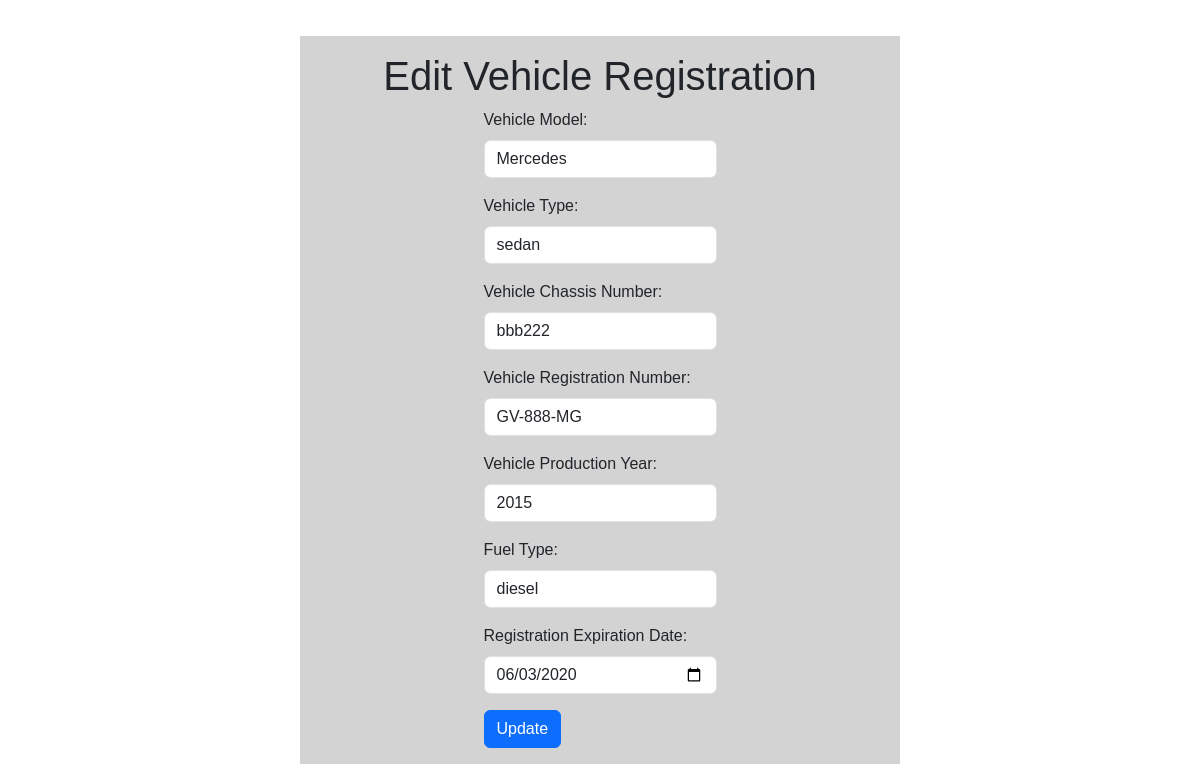
Screenshot of /edit_registration.php?id=6 with the database file from the repository.
### tables this page shows
CREATE TABLE `registrations` (
  `id` int(11) NOT NULL,
  `vehicle_model_id` int(11) NOT NULL,
  `chassis_number` varchar(50) NOT NULL,
  `registration_number` varchar(50) NOT NULL,
  `registration_to` date NOT NULL,
  `vehicle_type_id` int(11) NOT NULL,
  `production_year` year(4) NOT NULL,
  `fuel_type_id` int(11) NOT NULL,
  `created_at` timestamp NOT NULL DEFAULT current_timestamp(),
  `updated_at` timestamp NOT NULL DEFAULT current_timestamp() ON UPDATE current_timestamp()
);

CREATE TABLE `vehicle_models` (
  `id` int(11) NOT NULL,
  `name` varchar(255) NOT NULL
);

CREATE TABLE `vehicle_types` (
  `id` int(11) NOT NULL,
  `name` varchar(255) NOT NULL
);

CREATE TABLE `fuel_types` (
  `id` int(11) NOT NULL,
  `name` varchar(255) NOT NULL
);

### classes/RegistrationService.php (called while the page is built, shortened)
<?php
class RegistrationService
{
    private PDO $db;
    public function __construct(PDO $db)
    {
        $this->db = $db;
    }
    public function getRegistrationById($registrationId)
    {
        $query = "SELECT * FROM registrations WHERE id = :id";
        $stmt = $this->db->prepare($query);
        $stmt->execute([':id' => $registrationId]);
        return $stmt->fetch(PDO::FETCH_ASSOC);
    }
}

### classes/VehicleModelService.php (called while the page is built, shortened)
<?php
class VehicleModelService
{
    private PDO $db;
    public function __construct(PDO $db)
    {
        $this->db = $db;
    }
    public function getModelName(int $id): string
    {
        $query = 'SELECT name FROM vehicle_models WHERE id = :id';
        $stmt = $this->db->prepare($query);
        $stmt->execute(['id' => $id]);
        return $stmt->fetchColumn();
    }
}

### classes/VehicleTypeService.php (called while the page is built, shortened)
<?php
class VehicleTypeService
{
    private PDO $db;
    public function __construct(PDO $db)
    {
        $this->db = $db;
    }
    public function getTypeName(int $id): ?string
    {
        $query = 'SELECT name FROM vehicle_types WHERE id = :id';
        $stmt = $this->db->prepare($query);
        $stmt->execute(['id' => $id]);
        $result = $stmt->fetchColumn();
        return $result !== false ? $result : null;
    }
}

### classes/FuelTypeService.php (called while the page is built, shortened)
<?php
class FuelTypeService
{
    private PDO $db;
    public function __construct(PDO $db)
    {
        $this->db = $db;
    }
    public function getFuelName(int $id): string
    {
        $query = 'SELECT name FROM fuel_types WHERE id = :id';
        $stmt = $this->db->prepare($query);
        $stmt->execute(['id' => $id]);
        $result = $stmt->fetchColumn();
        return $result;
    }
}

### public/edit_registration.php (the view, shortened to what this page needs)
<?php
require_once './../classes/RegistrationService.php';
require_once './../classes/VehicleModelService.php';
require_once './../classes/FuelTypeService.php';
require_once './../classes/VehicleTypeService.php';
$db = (new Database())->getConnection();
$registrationService = new RegistrationService($db);
$vehicleModelService = new VehicleModelService($db);
$vehicleTypeService = new VehicleTypeService($db);
$fuelTypeService = new FuelTypeService($db);
if (isset($_GET['id']) && is_numeric($_GET['id'])) {
    $registrationId = $_GET['id'];
    $registration = $registrationService->getRegistrationById($registrationId);
    if ($registration) {
        $currentRegistrationTo = $registration['registration_to'];
        $currentVehicleModelId = $registration['vehicle_model_id'];
        $currentVehicleTypeId = $registration['vehicle_type_id'];
        $currentChassisNumber = $registration['chassis_number'];
        $currentRegistrationNumber = $registration['registration_number'];
        $currentProductionYear = $registration['production_year'];
        $currentFuelTypeId = $registration['fuel_type_id'];
        $currentVehicleModelName = $vehicleModelService->getModelName($currentVehicleModelId);
        $currentVehicleTypeName = $vehicleTypeService->getTypeName($currentVehicleTypeId);
        $currentFuelTypeName = $fuelTypeService->getFuelName($currentFuelTypeId);
    } else {
        echo "Registration not found.";
        exit;
    }
} else {
    echo "Invalid request.";
    exit;
}
?>
<!DOCTYPE html>
<html lang="en">
<head>
    <link href="https://cdn.jsdelivr.net/npm/bootstrap@5.3.3/dist/css/bootstrap.min.css" rel="stylesheet">
    <link rel="stylesheet" href="./../styles/main.css">
</head>
<body>
    <div class="container p-3">
        <h1>Edit Vehicle Registration</h1>
        <form method="POST" action="">
            <div class="mb-3">
                <label for="vehicle_model" class="form-label">Vehicle Model:</label>
                <input list="vehicle_models" name="vehicle_model" id="vehicle_model" class="form-control" required
                    value="<?= htmlspecialchars($currentVehicleModelName) ?>">
            </div>
            <div class="mb-3">
                <label for="vehicle_type" class="form-label">Vehicle Type:</label>
                <input list="vehicle_types" name="vehicle_type" id="vehicle_type" class="form-control" required
                    value="<?= htmlspecialchars($currentVehicleTypeName) ?>">
            </div>
            <div class="mb-3">
                <label for="chassis_number" class="form-label">Vehicle Chassis Number:</label>
                <input type="text" name="chassis_number" id="chassis_number" class="form-control"
                    value="<?= htmlspecialchars($currentChassisNumber) ?>" required>
            </div>
            <div class="mb-3">
                <label for="registration_number" class="form-label">Vehicle Registration Number:</label>
                <input type="text" name="registration_number" id="registration_number" class="form-control"
                    value="<?= htmlspecialchars($currentRegistrationNumber) ?>" required>
            </div>
            <div class="mb-3">
                <label for="production_year" class="form-label">Vehicle Production Year:</label>
                <input type="number" name="production_year" id="production_year" class="form-control"
                    value="<?= htmlspecialchars($currentProductionYear) ?>" required min="1900" max="<?= date('Y') ?>">
            </div>
            <div class="mb-3">
                <label for="fuel_type" class="form-label">Fuel Type:</label>
                <input list="fuel_types" name="fuel_type" id="fuel_type" class="form-control" required
                    value="<?= htmlspecialchars($currentFuelTypeName) ?>">
            </div>
            <div class="mb-3">
                <label for="registration_to" class="form-label">Registration Expiration Date:</label>
                <input type="date" name="registration_to" id="registration_to" class="form-control"
                    value="<?= htmlspecialchars($currentRegistrationTo) ?>" required>
            </div>
            <button type="submit" class="btn btn-primary">Update</button>
        </form>
    </div>
</body>
</html>

### styles/main.css (style rules this page uses)
body { margin: 0; font-family: sans-serif; box-sizing: border-box; }
.container { display: flex; flex-direction: column; justify-content: center; align-items: center; background-color: lightgray; max-width: 50%; margin-top: 3%; }

### rows the page displays
registrations: vehicle_model "Mercedes", vehicle_type "sedan", chassis_number "bbb222", registration_number "GV-888-MG", production_year "2015", fuel_type "diesel", registration_to "06/03/2020"
